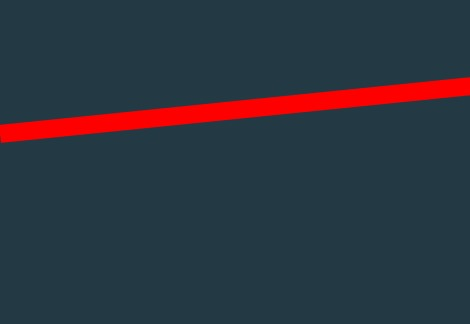
#> input picture Task1-assets/3.jpeg, 470 x 324 px
$ jupyter execute ImgPTask3.ipynb
#> lines starting #> are read from the running program, lines starting #| are printed output that depends on the picture; after the words box and inside, x2 and y2 are one past the last pixel; in counts of white or black regions, pixels touching at a corner belong together
[cell 1]
import numpy as np
import cv2
import matplotlib.pyplot as plt
plt.rcParams['figure.figsize'] = [10, 3]

# Task 1

[cell 2]
img = cv2.imread('./Task1-assets/3.jpeg')
#> img is the input picture: shape (324, 470, 3); mean B, G, R 64.2, 53.9, 47.2

#extracting red only from the image
hsv = cv2.cvtColor(img, cv2.COLOR_BGR2HSV)
#> hsv: shape (324, 470, 3); mean H, S, V 96, 130.9, 78
# define range of red color in HSV
lower_red = np.array([160,50,50])
upper_red = np.array([180,255,255])

extracted_img = cv2.inRange(hsv, lower_red, upper_red)
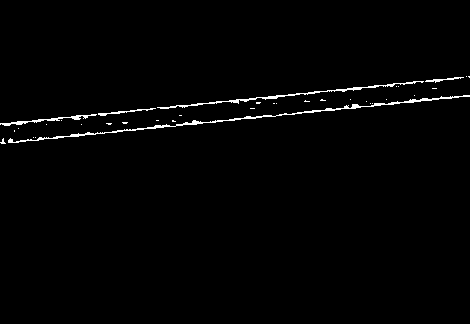
#> extracted_img: shape (324, 470); 1.3% white in thin lines or dots, all inside (x1, y1, x2, y2) = (0, 76, 470, 144)
masked_img= cv2.bitwise_and(img, img, mask=extracted_img)

img1= masked_img
img2 = masked_img
img1 = cv2.GaussianBlur(img1, (3,3),10)
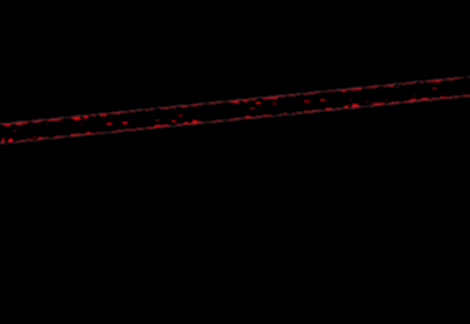
#> img1: shape (324, 470, 3); mean B, G, R 0.5, 0.4, 1.7

gray = cv2.cvtColor(img1, cv2.COLOR_HSV2BGR)
gray = cv2.cvtColor(img1, cv2.COLOR_BGR2GRAY)
#> gray: shape (324, 470)

canny = cv2.Canny(gray, 2, 1)
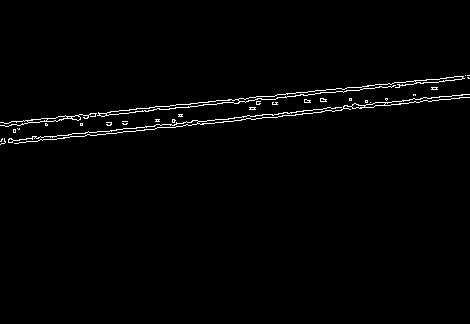
#> canny: shape (324, 470); 1.5% white in thin lines or dots, all inside (x1, y1, x2, y2) = (0, 75, 470, 145)
plt.imshow(canny, cmap='gray')
plt.show()
linesP=None
# Probabilistic HoughLine Transform to detect lines
linesP = cv2.HoughLinesP(canny, 1, np.pi / 180, 50, None, 50, 10)
#> linesP = [[4, 123, 264, 96], [14, 143, 267, 117], [132, 128, 464, 94], [331, 92, 469, 78], [0, 125, 238, 100], [203, 124, 468, 97], [356, 87, 428, 79], [405, 82, 469, 75], [101, 116, 266, 99], [0, 141, 99, 131], [95, 132, 184, 122]]
if linesP is not None:
 for i in range(0, len(linesP)):
    l = linesP[i][0]
    cv2.line(img1, (l[0], l[1]), (l[2], l[3]), (0,0,255), 20, cv2.LINE_AA)
#> this loop made 11 passes
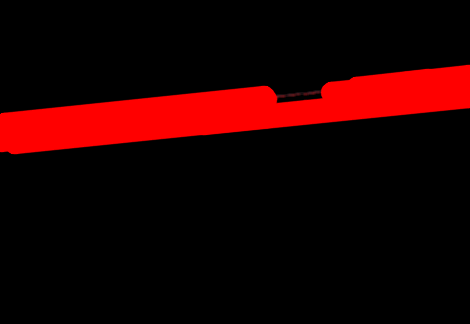
#> img1: shape (324, 470, 3); 13.12% of pixels changed, all inside (x1, y1, x2, y2) = (0, 64, 470, 155)

plt.imshow(img1)
plt.show()

gray = cv2.cvtColor(img1, cv2.COLOR_BGR2GRAY)
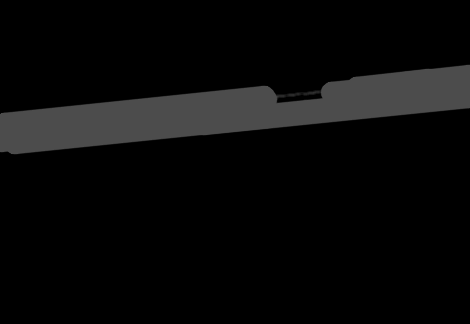
#> gray: shape (324, 470); min 0, max 76, mean 9.6

canny = cv2.Canny(gray, 50, 100)
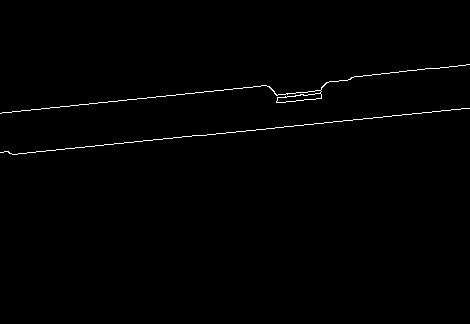
#> canny: shape (324, 470); 0.7% white in thin lines or dots, all inside (x1, y1, x2, y2) = (0, 64, 470, 155)
plt.imshow(canny)
plt.show()

contours, hierarchy = cv2.findContours(canny.copy(), cv2.RETR_EXTERNAL, cv2.CHAIN_APPROX_SIMPLE)
#> contours = 2 contours, 1 with area under 20; largest, box (x1, y1, x2, y2) and area: (0, 64, 470, 114) 240
# Create masks
try: hierarchy = hierarchy[0]
except: hierarchy = []

height, width = canny.shape
#> height = 324; width = 470
min_x, min_y = width, height
#> min_x = 470; min_y = 324
max_x = max_y = 0

# computes the bounding box for the contour, and draws it on the frame
for contour, hier in zip(contours, hierarchy):
    (x,y,w,h) = cv2.boundingRect(contour)
    min_x, max_x = min(x, min_x), max(x+w, max_x)
    min_y, max_y = min(y, min_y), max(y+h, max_y)
    if w > 20 and h > 50:
        cv2.rectangle(img1, (x,y), (x+w,y+h), (255, 0, 0), 2)
#> this loop made 2 passes
#> (hier, x, y, w, h, min_x, max_x, min_y) on passes 1 to 2: ([1, -1, -1, -1], 0, 108, 470, 47, 0, 470, 108), ([-1, 0, -1, -1], 0, 64, 470, 50, 0, 470, 64)

if max_x - min_x > 0 and max_y - min_y > 0:
    cv2.rectangle(img1, (min_x, min_y), (max_x, max_y), (255, 0, 0), 2)
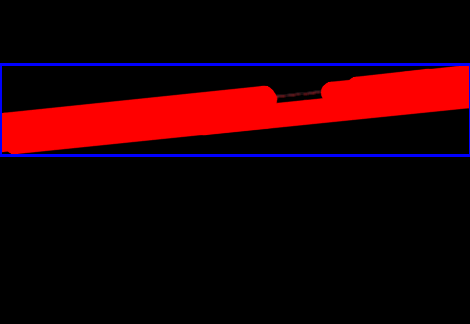
#> img1: shape (324, 470, 3); 2.03% of pixels changed, all inside (x1, y1, x2, y2) = (0, 63, 470, 157)

plt.imshow(img1)
plt.show()

$ run again, with Task1-assets/1.jpeg copied over Task1-assets/3.jpeg
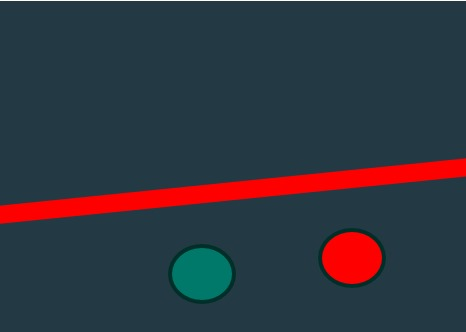
#> input picture Task1-assets/1.jpeg, 466 x 332 px
#> img is the input picture: shape (332, 466, 3); mean B, G, R 64.2, 54.6, 50.2
#> hsv: shape (332, 466, 3); mean H, S, V 94.2, 135.1, 81.7
#> `extracted_img = cv2.inRange(hsv, lower_red, upper_red)`:
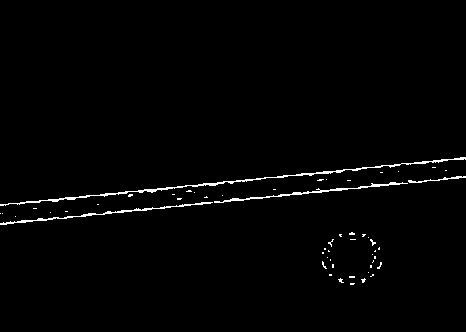
#> extracted_img: shape (332, 466); 1.3% white in thin lines or dots, all inside (x1, y1, x2, y2) = (0, 157, 466, 285)
#> linesP = [[2, 203, 315, 171], [96, 213, 462, 175], [0, 225, 214, 202], [215, 185, 465, 159], [309, 173, 465, 156], [162, 209, 290, 196], [0, 222, 237, 197], [0, 206, 191, 186], [302, 194, 462, 178], [126, 195, 227, 182], [387, 183, 465, 175]]
#> the loop `for i in range(0, len(linesP)):` made 11 passes
#> contours = 23 contours, 20 with area under 20; largest, box (x1, y1, x2, y2) and area: (321, 261, 327, 270) 26, (369, 236, 376, 246) 22, (377, 262, 383, 270) 21
#> the loop `for contour, hier in zip(contours, hierarchy):` made 23 passes
#> (hier, x, y, w, h, min_x, max_x, min_y) on passes 1, 2, 3, 5, 9, 10, 11, 12: ([1, -1, -1, -1], 350, 282, 5, 4, 350, 355, 282), ([2, 0, -1, -1], 361, 278, 5, 5, 350, 366, 278), ([3, 1, -1, -1], 338, 278, 5, 5, 338, 366, 278), ([5, 3, -1, -1], 370, 273, 5, 5, 338, 375, 273), ([9, 7, -1, -1], 377, 262, 6, 8, 329, 383, 262), ([10, 8, -1, -1], 321, 261, 6, 9, 321, 383, 261), ([11, 9, -1, -1], 371, 256, 6, 7, 321, 383, 256), ([12, 10, -1, -1], 321, 251, 4, 4, 321, 383, 251)
#> `cv2.rectangle(img1, (min_x, min_y), (max_x, max_y), (255, 0, 0), 2)`:
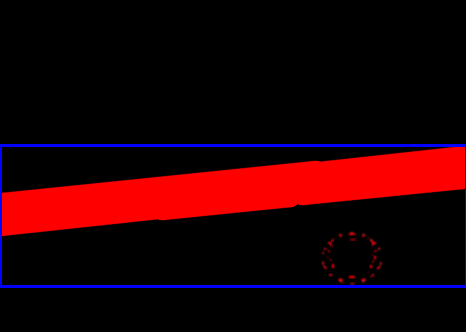
#> img1: shape (332, 466, 3); mean B, G, R 5.3, 0, 33.2
